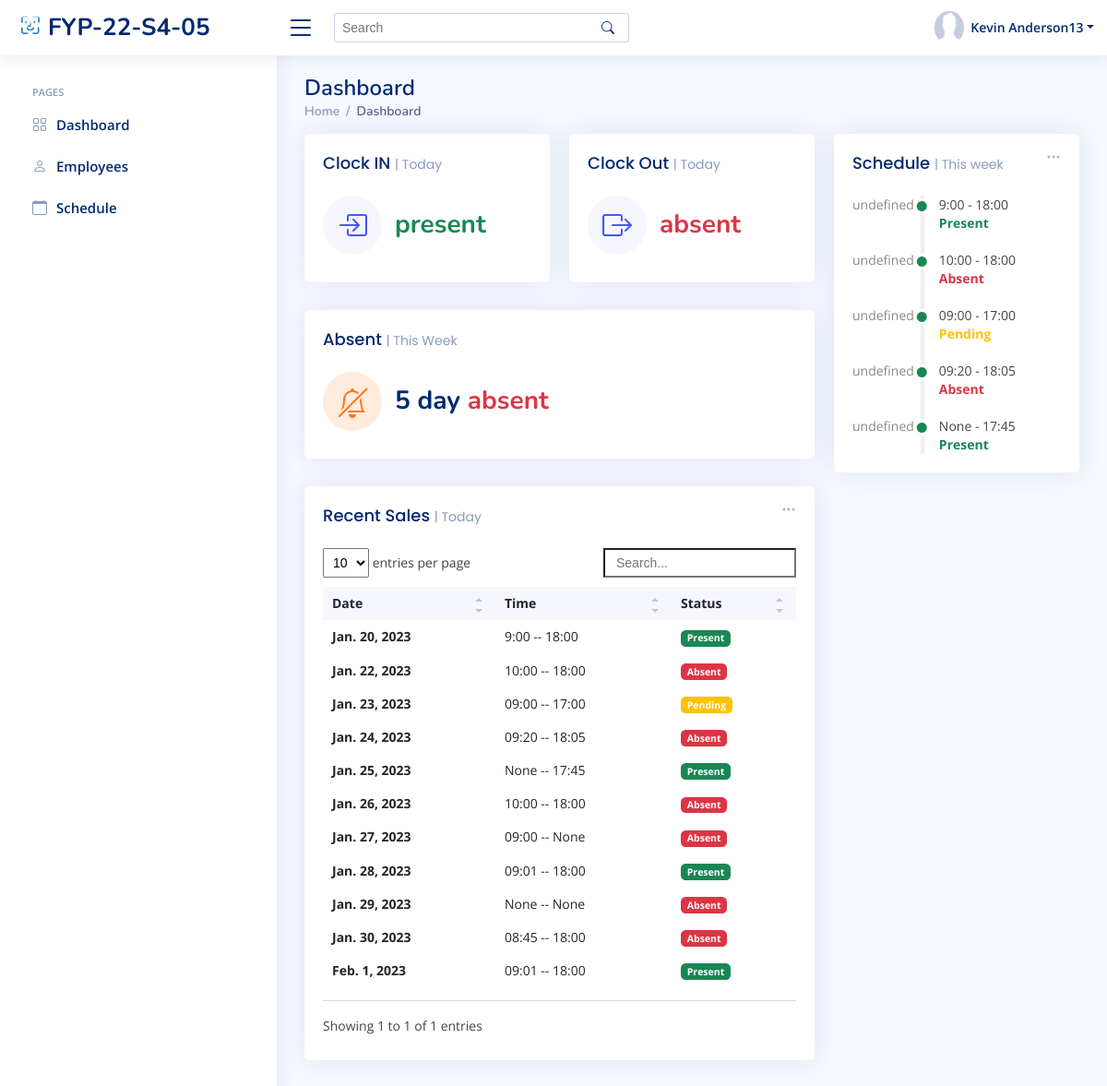
/HR/home/ (signed in), run on an earlier commit of the app's database.
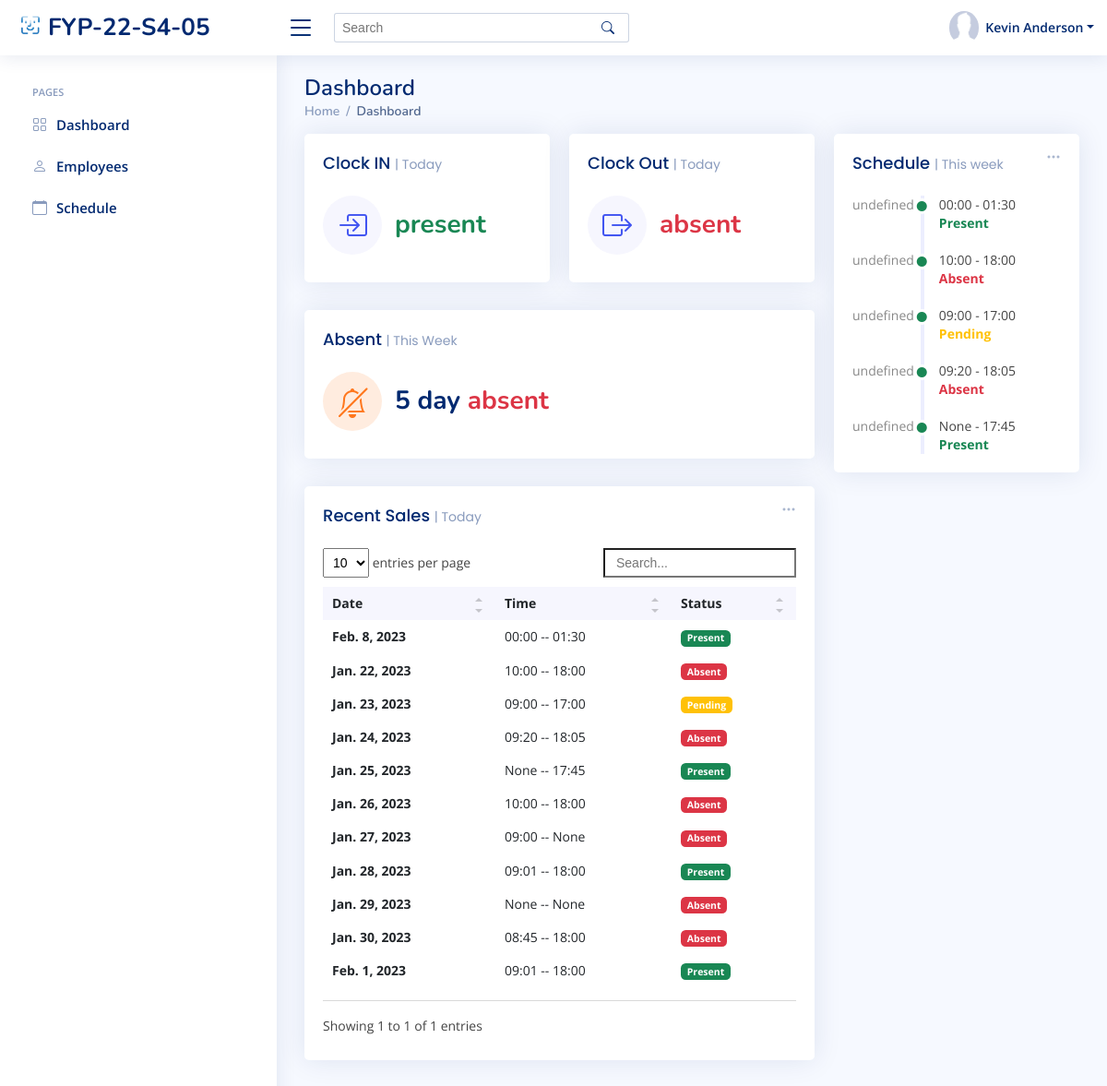
And on a later commit of the database.
### index/models.py (models this page shows, shortened)
class Employee(models.Model):
	Employee_ID = models.IntegerField(primary_key=True)
	Full_Name = models.CharField(max_length=100)
	Job_Title = models.CharField(max_length=100)
	Phone_Number = models.CharField(max_length=100)
	Email_Address = models.EmailField()
	Role = models.ForeignKey(Role, on_delete=models.CASCADE)
	Profile_Image = models.ImageField(null=True, upload_to='media/profile_pics/')
	Password = models.CharField(max_length=256)
	Start_Date = models.DateField(auto_now_add=True)

class Attendance(models.Model):
	Attendance_id = models.BigAutoField(primary_key=True)
	Employee_ID = models.ForeignKey(Employee,on_delete=models.DO_NOTHING)
	DateNow = models.DateField(auto_now=True)
	Mark = models.CharField(max_length=100,null=True)
	InTime = models.CharField(max_length=256, null=True, blank=True)
	OutTime = models.CharField(max_length=256,null=True, blank=True)
	status = models.IntegerField(default=0)
	class Meta:
		db_table = 'Attendance'

### index/views/HR.py (the view)
# urls.py: path('HR/home/', HR.HR_home, name='HR_home'),
def HR_home(request):
	if 'Employee_ID' in request.session:
		currentEmployee = Employee.objects.get(Employee_ID=request.session['Employee_ID'])
		RecentData = Attendance.objects.filter(Employee_ID_id=request.session['Employee_ID'])
		AttendanceData = Attendance.objects.filter(Employee_ID_id= request.session['Employee_ID'])[:5]
		context = {
			'Role' : currentEmployee.Role.Role_ID,
			'Employee_ID' : currentEmployee.Employee_ID,
			'Full_Name' : currentEmployee.Full_Name,
			'Job_Title' : currentEmployee.Job_Title,
			'PFP' : currentEmployee.Profile_Image.url,
			'Redata': RecentData,
			'data':AttendanceData,
		}
		return render(request, 'HR/HR_home.html', context)
	else:
		messages.error(request, 'Please login first')
		return redirect('login')

### templates/HR/HR_home.html (shortened to what this page needs)
{% extends "index/base.html" %}
{% load static %}
{% block content %}
{% include 'HR/HR_base.html'%}
  <main id="main" class="main">
    <div class="pagetitle">
      <h1>Dashboard</h1>
      <nav>
        <ol class="breadcrumb">
          <li class="breadcrumb-item"><a href="{% url 'HR_home' %}">Home</a></li>
          <li class="breadcrumb-item active">Dashboard</li>
        </ol>
      </nav>
    </div>
    <section class="section dashboard">
      <div class="row">
        <div class="col-lg-8">
          <div class="row">
            <div class="col-xxl-4 col-md-6">
              <div class="card info-card sales-card">
                <div class="card-body">
                  <h5 class="card-title">Clock IN <span>| Today</span></h5>
                  <div class="d-flex align-items-center">
                    <div class="card-icon rounded-circle d-flex align-items-center justify-content-center">
                      <i class="bi bi-box-arrow-in-right"></i>
                    </div>
                    <div class="ps-3">
                      <h6 class="text-success">present</h6>
                    </div>
                  </div>
                </div>
              </div>
            </div>
            <div class="col-xxl-4 col-md-6">
              <div class="card info-card sales-card">
                <div class="card-body">
                  <h5 class="card-title">Clock Out <span>| Today</span></h5>
                  <div class="d-flex align-items-center">
                    <div class="card-icon rounded-circle d-flex align-items-center justify-content-center">
                      <i class="bi bi-box-arrow-right"></i>
                    </div>
                    <div class="ps-3">
                      <h6 class="text-danger">absent</h6>
                    </div>
                  </div>
                </div>
              </div>
            </div>
            <div class="col-xxl-4 col-xl-12">
              <div class="card info-card customers-card">
                <div class="card-body">
                  <h5 class="card-title">Absent <span>| This Week</span></h5>
                  <div class="d-flex align-items-center">
                    <div class="card-icon rounded-circle d-flex align-items-center justify-content-center">
                      <i class="bi bi-bell-slash"></i>
                    </div>
                    <div class="ps-3">
                      <h6>5 day <span class="text-danger">absent</span></h6>
                    </div>
                  </div>
                </div>
              </div>
            </div>
            <div class="col-12">
              <div class="card recent-sales overflow-auto">
                <div class="filter">
                  <a class="icon" href="#" data-bs-toggle="dropdown"><i class="bi bi-three-dots"></i></a>
                </div>
                <div class="card-body">
                  <h5 class="card-title">Recent Sales <span>| Today</span></h5>
                  <table class="table table-borderless datatable">
                    <thead>
                      <tr>
                        <th scope="col">Date</th>
                        <th scope="col">Time</th>
                        <th scope="col">Status</th>
                      </tr>
                    </thead>
                      {% for Ad in Redata %}
                    <tbody>
                      <tr>
                        <th scope="row">{{ Ad.DateNow }}</th>
                        <td>{{ Ad.InTime }}   --   {{ Ad.OutTime }}</td>
                          {% if Ad.status == 1 %}
                        <td><span class="badge bg-success">Present</span></td>
                          {% elif  Ad.status == 2 %}
                          <td><span class="badge bg-danger">Absent</span></td>
                          {% else %}
                          <td><span class="badge bg-warning">Pending</span></td>
                          {% endif %}
                      </tr>
                    </tbody>
                      {% endfor %}
                  </table>
                </div>
              </div>
            </div>
          </div>
        </div>
        <div class="col-lg-4">
          <div class="card">
            <div class="filter">
              <a class="icon" href="#" data-bs-toggle="dropdown"><i class="bi bi-three-dots"></i></a>
            </div>
            <div class="card-body">
              <h5 class="card-title">Schedule <span>| This week</span></h5>
              <div class="activity" id="activity">
                {% for Ad in data %}
                <div class="activity-item d-flex">
                  <div class="activite-label week{{ forloop.counter }}" ></div>
                  <i class='bi bi-circle-fill activity-badge text-success align-self-start'></i>
                  <div class="activity-content">
                      {{ Ad.InTime }} - {{ Ad.OutTime }} &#12288;
                        {% if Ad.status == 1 %}
                         <span class="text-success fw-bold">Present</span>
                          {% elif  Ad.status == 2 %}
                           <span class="text-danger fw-bold">Absent</span>
                          {% else %}
                           <span class="text-warning fw-bold">Pending</span>
                          {% endif %}
                  </div>
                </div>
                 {% endfor %}
              </div>
            </div>
          </div>
        </div>
      </div>
    </section>
  </main>
{% endblock content %}

### templates/index/base.html (shortened to what this page needs)
{% load static %}
<!DOCTYPE html>
<html lang="en">
<head>
  <link href="{% static 'assets/vendor/bootstrap/css/bootstrap.min.css' %}" rel="stylesheet">
  <link href="{% static 'assets/vendor/bootstrap-icons/bootstrap-icons.css' %}" rel="stylesheet">
  <link href="{% static 'assets/vendor/boxicons/css/boxicons.min.css' %}" rel="stylesheet">
  <link href="{% static 'assets/vendor/quill/quill.snow.css' %}" rel="stylesheet">
  <link href="{% static 'assets/vendor/quill/quill.bubble.css' %}" rel="stylesheet">
  <link href="{% static 'assets/vendor/remixicon/remixicon.css' %}" rel="stylesheet">
  <link href="{% static 'assets/vendor/simple-datatables/style.css' %}" rel="stylesheet">
  <link rel="stylesheet" href="https://cdnjs.cloudflare.com/ajax/libs/font-awesome/6.2.0/css/all.min.css">
  <link href='https://cdnjs.cloudflare.com/ajax/libs/fullcalendar/3.1.0/fullcalendar.print.min.css' rel='stylesheet' media='print' />
  <link href="https://cdnjs.cloudflare.com/ajax/libs/fullcalendar/3.1.0/fullcalendar.min.css" rel="stylesheet" />
  <link href="https://cdnjs.cloudflare.com/ajax/libs/semantic-ui/2.2.7/semantic.min.css" rel="stylesheet" />
  <link href="{% static 'assets/css/style.css' %}" rel="stylesheet">
</head>
<body>
  {% block content %}{% endblock content %}
</body>
</html>

### templates/HR/HR_base.html (shortened to what this page needs)
{% load static %}
  <header id="header" class="header fixed-top d-flex align-items-center">
    <div class="d-flex align-items-center justify-content-between">
      <a href="{% url 'HR_home' %}" class="logo d-flex align-items-center">
        <img src="{% static 'assets/img/logo.png' %}" alt="">
        <span class="d-none d-lg-block">FYP-22-S4-05</span>
      </a>
      <i class="bi bi-list toggle-sidebar-btn"></i>
    </div>
    <div class="search-bar">
      <form class="search-form d-flex align-items-center" method="POST" action="#">
        <input type="text" name="query" placeholder="Search" title="Enter search keyword">
        <button type="submit" title="Search"><i class="bi bi-search"></i></button>
      </form>
    </div>
    <nav class="header-nav ms-auto">
      <ul class="d-flex align-items-center">
        <li class="nav-item dropdown pe-3">
          <a class="nav-link nav-profile d-flex align-items-center pe-0" href="{% url 'HR_Profile' %}" data-bs-toggle="dropdown">
            <img src="{{ PFP }}" alt="" class="rounded-circle">
            <span class="d-none d-md-block dropdown-toggle ps-2">{{ Full_Name }}</span>
          </a>
        </li>
      </ul>
    </nav>
  </header>
  <aside id="sidebar" class="sidebar">
    <ul class="sidebar-nav" id="sidebar-nav">
      <li class="nav-heading">Pages</li>
      <li class="nav-item">
        <a class="nav-link collapsed" href="{%  url 'HR_home' %}">
          <i class="bi bi-grid"></i>
          <span>Dashboard</span>
        </a>
      </li>
      <li class="nav-item">
        <a class="nav-link collapsed" href="{% url 'EmployeesPage' %}">
          <i class="bi bi-person"></i>
          <span>Employees</span>
        </a>
      </li>
      <li class="nav-item">
        <a class="nav-link collapsed" href="{% url 'View_Schedule' %}">
          <i class="bi bi-calendar"></i>
          <span>Schedule</span>
        </a>
      </li>
  </aside>

What changed in the data, as far as the page shows it:
changed Employee: Full_Name "Kevin Anderson13" → "Kevin Anderson"
changed Attendance: DateNow "Jan. 20, 2023" → "Feb. 8, 2023"; InTime "9:00" → "00:00"; OutTime "18:00" → "01:30"
